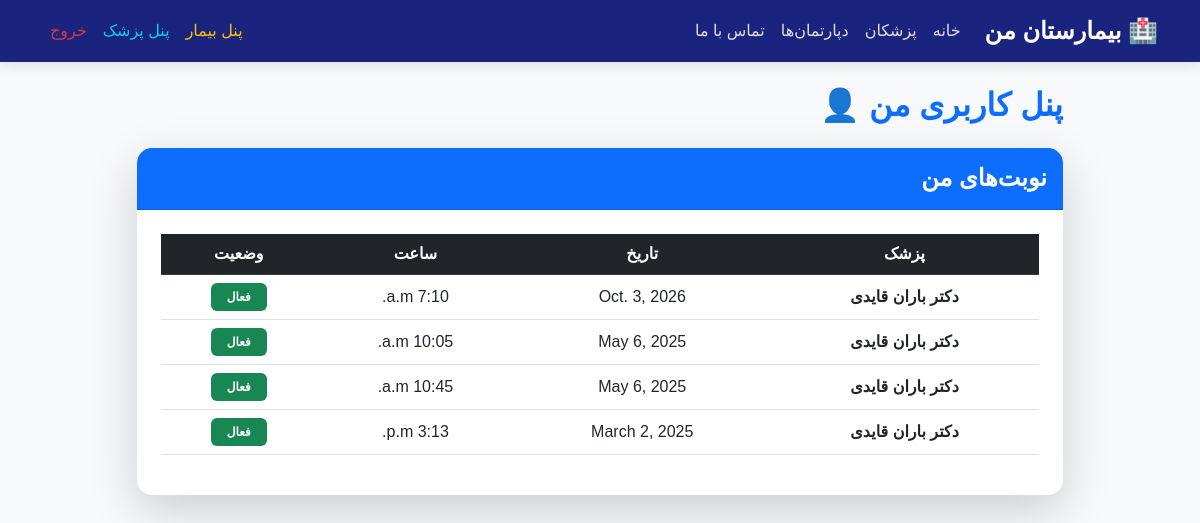
Before: /dashboard/ (signed in) with the older database file.
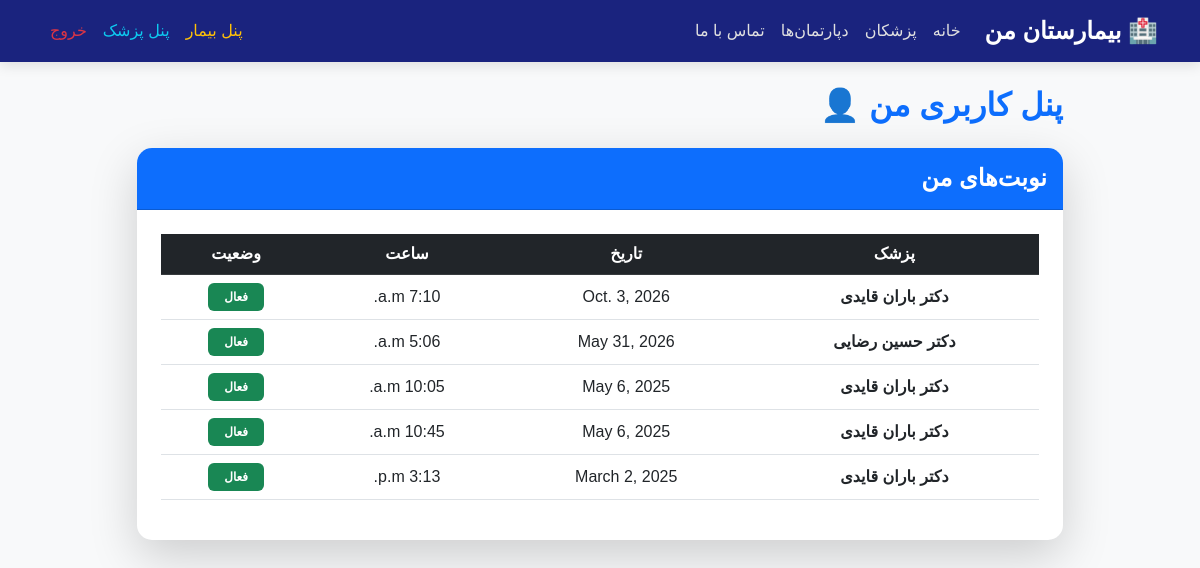
After: the same page with the newer database file.
### hospital/models.py (models this page shows, shortened)
class Appointment(models.Model):
    doctor = models.ForeignKey(Doctor, on_delete=models.CASCADE, verbose_name="پزشک")
    patient = models.ForeignKey(Patient, on_delete=models.CASCADE, verbose_name="بیمار")
    date = models.DateField(verbose_name="تاریخ")
    time = models.TimeField(verbose_name="ساعت")
    is_active = models.BooleanField(default=True, verbose_name="فعال")
    class Meta:
        verbose_name = "نوبت"
        verbose_name_plural = "نوبت‌ها"

class Doctor(models.Model):
    user = models.OneToOneField('auth.User', on_delete=models.CASCADE, null=True, blank=True, verbose_name="کاربر")
    first_name = models.CharField(max_length=50, verbose_name="نام")
    last_name = models.CharField(max_length=50, verbose_name="نام خانوادگی")
    department = models.ForeignKey(Department, on_delete=models.CASCADE, verbose_name="دپارتمان")
    specialty = models.CharField(max_length=100, verbose_name="تخصص")
    class Meta:
        verbose_name = "پزشک"
        verbose_name_plural = "پزشکان"

### hospital/views.py (the view)
# urls.py: path('dashboard/', views.patient_dashboard, name='patient_dashboard'),
@login_required
def patient_dashboard(request):
    appointments = Appointment.objects.filter(patient__user=request.user).order_by('-date')
    return render(request, 'dashboard.html', {'appointments': appointments})

### hospital/templates/dashboard.html (shortened to what this page needs)
{% extends 'base.html' %}
{% block content %}
<div class="row justify-content-center">
    <div class="col-md-10">
        <h2 class="mb-4 text-primary fw-bold">پنل کاربری من 👤</h2>
        <div class="card shadow-lg border-0" style="border-radius: 15px;">
            <div class="card-header bg-primary text-white py-3" style="border-radius: 15px 15px 0 0;">
                <h4 class="mb-0 fw-bold">نوبت‌های من</h4>
            </div>
            <div class="card-body p-4">
                <table class="table table-hover text-center align-middle">
                    <thead class="table-dark">
                        <tr>
                            <th>پزشک</th>
                            <th>تاریخ</th>
                            <th>ساعت</th>
                            <th>وضعیت</th>
                        </tr>
                    </thead>
                    <tbody>
                        {% for app in appointments %}
                        <tr>
                            <td class="fw-bold">دکتر {{ app.doctor.first_name }} {{ app.doctor.last_name }}</td>
                            <td>{{ app.date }}</td>
                            <td>{{ app.time }}</td>
                            <td>
                                {% if app.is_active %}
                                    <span class="badge bg-success px-3 py-2">فعال</span>
                                {% else %}
                                    <span class="badge bg-danger px-3 py-2">لغو شده</span>
                                {% endif %}
                            </td>
                        </tr>
                        {% empty %}
                        <tr>
                            <td colspan="4" class="text-muted p-4">شما هیچ نوبتی ندارید.</td>
                        </tr>
                        {% endfor %}
                    </tbody>
                </table>
            </div>
        </div>
    </div>
</div>
{% endblock %}

Changed rows visible on the page:
added Appointment: doctor.first_name "حسین", doctor.last_name "رضایی", date "May 31, 2026", time "5:06 a.m.", is_active "فعال"
